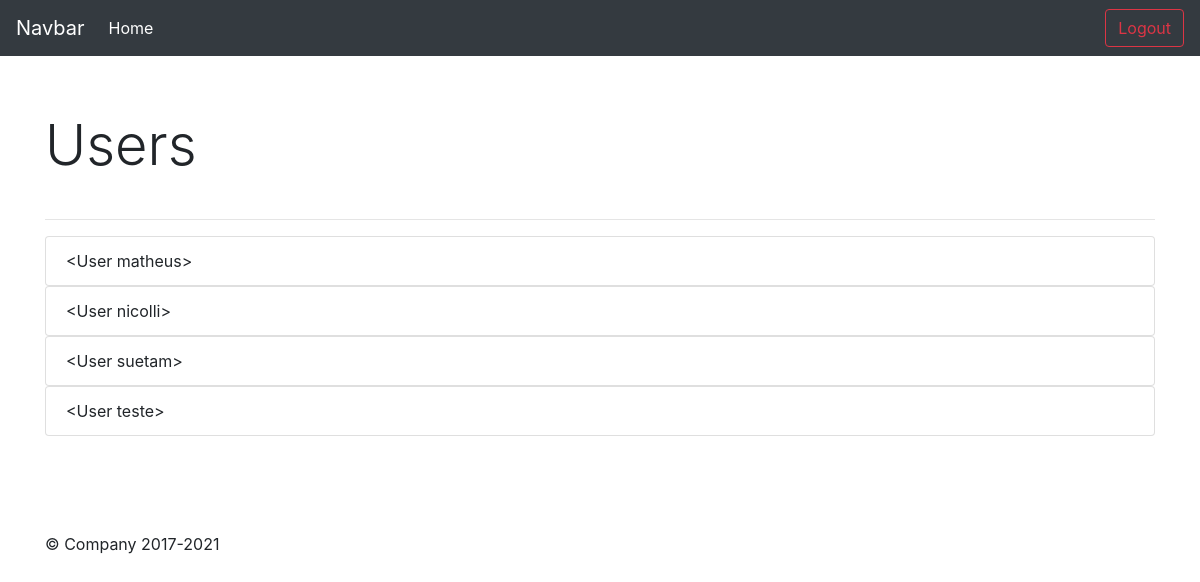
Page /select/ (signed in) on the committed database.
### app/models/tables.py (models this page shows, shortened)
class User(db.Model):
    __tablename__ = 'users'
    id = db.Column(db.Integer, primary_key=True)
    username = db.Column(db.String(30), unique=True, nullable=False)
    password = db.Column(db.String)
    name = db.Column(db.String)
    email = db.Column(db.String, unique=True)
    @property
    def is_authenticated(self):
        return True
    def __repr__(self):
        return f"<User {self.username}>"

### app/controllers/default.py (the view)
@app.route('/select/', defaults={'username' : None})
@app.route('/select/<username>/')
def select(username):
    if username == 'all':
        users = User.query.all()
    elif username:
        users = User.query.filter_by(username=username).all()
    else:
        users = User.query.order_by(User.username).all()
    return render_template('show_users.html', users=users)

### app/controllers/default.py (called while the page is built)
@login_manager.user_loader
def load_user(id):
    return User.query.filter_by(id=id).first()

### app/templates/show_users.html (shortened to what this page needs)
{% extends 'base.html' %}
{% block content %}
    <div class="container my-5 py-5">
        <h2 class="display-4 py-3 mb-4">Users</h2>
        <hr>
        {% if users %}
            {% for user in users %}
            <ul class="list-group">
                <li class="list-group-item">
                {{ user }}
                </li>
            </ul>
            {% endfor %}
        {% endif %}
    </div>
{% endblock %}

### rows in the picture
User: username "<User matheus>"
User: username "<User nicolli>"
User: username "<User suetam>"
User: username "<User teste>"
